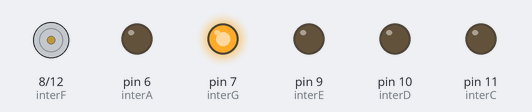
Recording of a sketch running on a simulated Arduino Uno, built with avr-gcc and run on an emulated ATmega328P. Parts: motor-driver pin pairs drawn as motors (green arrow = first pin HIGH = forward, orange = second pin HIGH = backward, longer = more drive), output pins drawn as LEDs (lit = HIGH).

Above: at 0.5 s.
At 2.5 s:
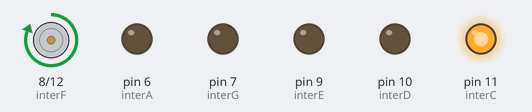
At 3.5 s:
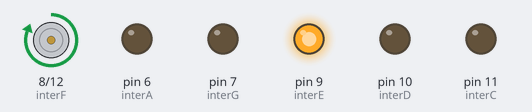
At 5.5 s:
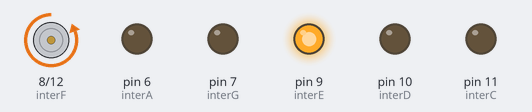
At 8.5 s:
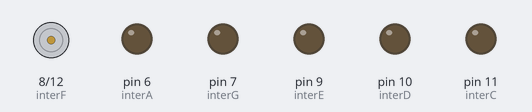
At 11.5 s:
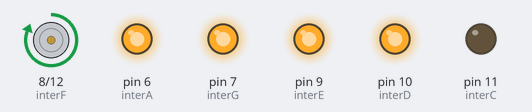
Timing chart, 0 to 13.0 s (numbered marks = the images above):
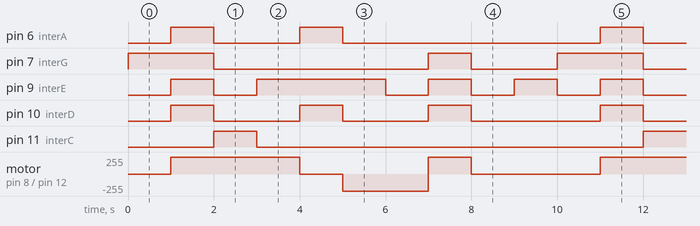

Measured:
- by itself, pin 6 (interA): repeats every 10.0 s: LOW 2.0 s, HIGH 1.0 s, LOW 6.0 s, HIGH 1.0 s
- by itself, pin 7 (interG): repeats every 10.0 s: LOW 5.0 s, HIGH 1.0 s, LOW 2.0 s, HIGH 2.0 s
- by itself, pin 9 (interE): repeats every 10.0 s: LOW 1.0 s, HIGH 3.0 s, 3 × (LOW 1.0 s, HIGH 1.0 s)
- by itself, pin 10 (interD): repeats every 10.0 s: 2 × (LOW 2.0 s, HIGH 1.0 s), LOW 3.0 s, HIGH 1.0 s
- by itself, pin 11 (interC): alternates HIGH for 1.0 s and LOW for 9.0 s
- by itself, motor on pin 8 (interF) / pin 12 (interB): repeats every 10.0 s: stopped 1.0 s, backward 255/255 2.0 s, forward 255/255 1.0 s, stopped 3.0 s, forward 255/255 3.0 s

The sketch:

sketch.ino
```cpp
int interA = 6;
int interB = 12;
int interC = 11;
int interD = 10;
int interE = 9;
int interF = 8;
int interG = 7;

int t = 1000;


void setup() {
  // put your setup code here, to run once:
  pinMode(interA, OUTPUT);
  pinMode(interB, OUTPUT);
  pinMode(interC, OUTPUT);
  pinMode(interD, OUTPUT);
  pinMode(interE, OUTPUT);
  pinMode(interF, OUTPUT);
  pinMode(interG, OUTPUT);

}

void loop() {
  // put your main code here, to run repeatedly:
  //number 0
  digitalWrite(interA , LOW);
  digitalWrite(interB , LOW);
  digitalWrite(interC , LOW);
  digitalWrite(interD , LOW);
  digitalWrite(interE , LOW);
  digitalWrite(interF , LOW);
  digitalWrite(interG , HIGH);

  delay(t);

  //number1

  digitalWrite(interA , HIGH);
  digitalWrite(interB , LOW);
  digitalWrite(interC , LOW);
  digitalWrite(interD , HIGH);
  digitalWrite(interE , HIGH);
  digitalWrite(interF , HIGH);
  digitalWrite(interG , HIGH);

  delay(t);

//number2
  digitalWrite(interA , LOW);
  digitalWrite(interB , LOW);
  digitalWrite(interC , HIGH);
  digitalWrite(interD , LOW);
  digitalWrite(interE , LOW);
  digitalWrite(interF , HIGH);
  digitalWrite(interG , LOW);

  delay(t);

  //number3

  digitalWrite(interA , LOW);
  digitalWrite(interB , LOW);
  digitalWrite(interC , LOW);
  digitalWrite(interD , LOW);
  digitalWrite(interE , HIGH);
  digitalWrite(interF , HIGH);
  digitalWrite(interG , LOW);

  delay(t);

//number4
  digitalWrite(interA , HIGH);
  digitalWrite(interB , LOW);
  digitalWrite(interC , LOW);
  digitalWrite(interD , HIGH);
  digitalWrite(interE , HIGH);
  digitalWrite(interF , LOW);
  digitalWrite(interG , LOW);

  delay(t);

  //number5
  digitalWrite(interA , LOW);
  digitalWrite(interB , HIGH);
  digitalWrite(interC , LOW);
  digitalWrite(interD , LOW);
  digitalWrite(interE , HIGH);
  digitalWrite(interF , LOW);
  digitalWrite(interG , LOW);

  delay(t);

    //number6
  digitalWrite(interA , LOW);
  digitalWrite(interB , HIGH);
  digitalWrite(interC , LOW);
  digitalWrite(interD , LOW);
  digitalWrite(interE , LOW);
  digitalWrite(interF , LOW);
  digitalWrite(interG , LOW);

  delay(t);

  //number7
  digitalWrite(interA , LOW);
  digitalWrite(interB , LOW);
  digitalWrite(interC , LOW);
  digitalWrite(interD , HIGH);
  digitalWrite(interE , HIGH);
  digitalWrite(interF , HIGH);
  digitalWrite(interG , HIGH);

  delay(t);
  //number8
  digitalWrite(interA , LOW);
  digitalWrite(interB , LOW);
  digitalWrite(interC , LOW);
  digitalWrite(interD , LOW);
  digitalWrite(interE , LOW);
  digitalWrite(interF , LOW);
  digitalWrite(interG , LOW);

  delay(t);
  //number9
  digitalWrite(interA , LOW);
  digitalWrite(interB , LOW);
  digitalWrite(interC , LOW);
  digitalWrite(interD , LOW);
  digitalWrite(interE , HIGH);
  digitalWrite(interF , LOW);
  digitalWrite(interG , LOW);

  delay(t);


}
```
